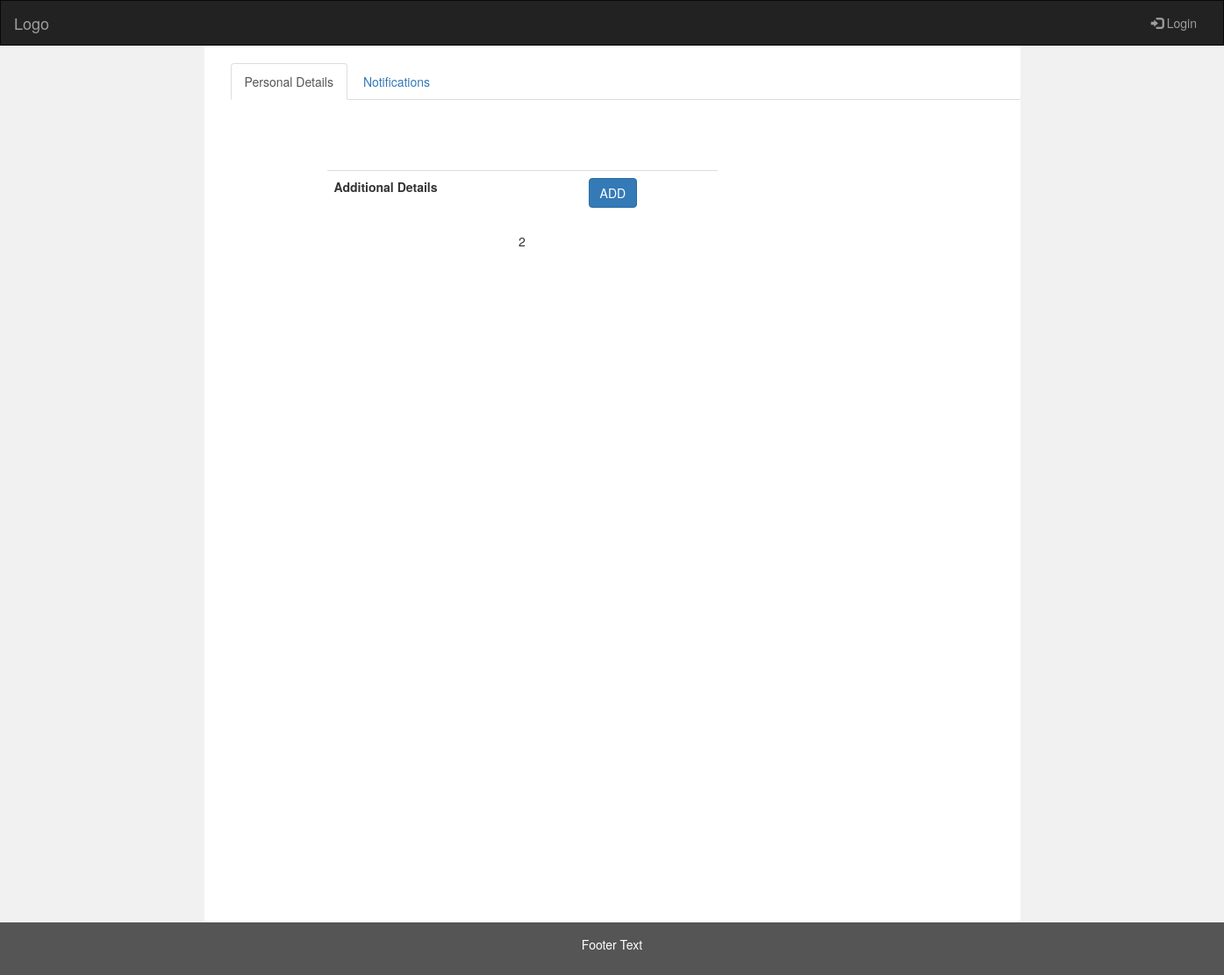
Page /success/2/ on the earlier database version.
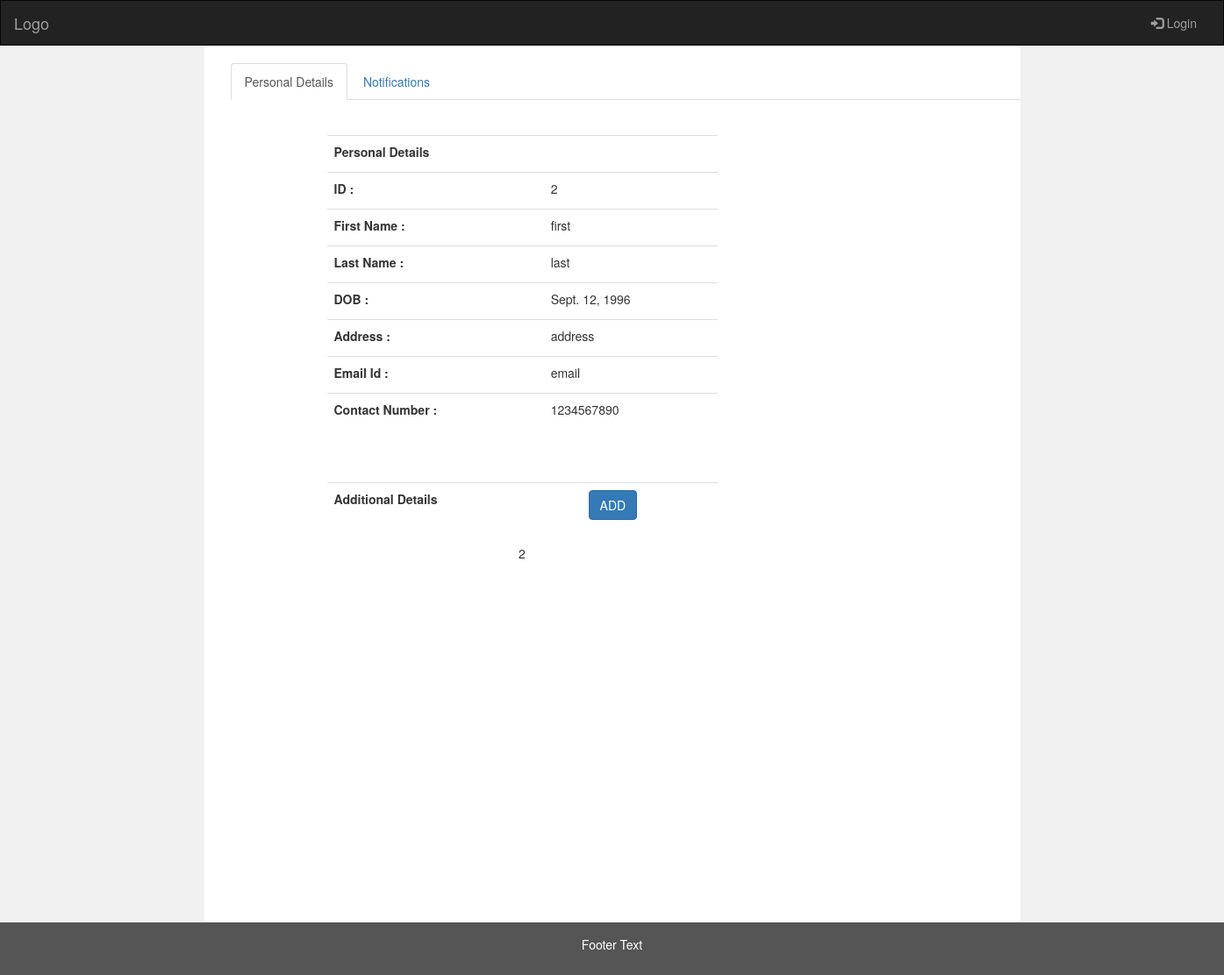
Same page on the later database version.
### student/models.py (models this page shows)
class StudentPersonalInfo(models.Model):
	student_id = models.CharField(max_length=20,unique=True)
	student_firstname = models.CharField(max_length=50)
	student_lastname = models.CharField(max_length=50)
	student_dob = models.DateField()
	student_address = models.CharField(max_length=2000)
	student_email = models.CharField(max_length=50)
	student_phoneno = models.IntegerField()

### student/views.py (the view)
# urls.py: url(r'^success/(?P<sid>\w+)/$',views.success,name='success'),
def success(request,sid):
			try:
				student_details = StudentPersonalInfo.objects.filter(student_id=sid)
				acadamic_details = StudentAcademicInfo.objects.filter(student_id=sid)
				additional_details = StudentAdditionalInfo.objects.filter(student_id=sid)
			except StudentPersonalInfo.DoesNotExist:
				raise Http404("StudentPersonalInfo does not exist")
			return render(request, 'success.html', {'student_details': student_details,'acadamic_details': acadamic_details,'additional_details': additional_details,'id':sid})

### student/templates/success.html (shortened to what this page needs)
<!DOCTYPE html>
<html lang="en">
<head>
  <link rel="stylesheet" href="https://maxcdn.bootstrapcdn.com/bootstrap/3.3.7/css/bootstrap.min.css">
</head>
<body>
<nav class="navbar navbar-inverse">
  <div class="container-fluid">
    <div class="navbar-header">
      <a class="navbar-brand" href="#">Logo</a>
    </div>
    <div class="collapse navbar-collapse" id="myNavbar">
      <ul class="nav navbar-nav navbar-right">
        <li><a href="#"><span class="glyphicon glyphicon-log-in"></span> Login</a></li>
      </ul>
    </div>
  </div>
</nav>
<div class="container-fluid text-center">
  <div class="row content">
    <div class="col-sm-2 sidenav">
    </div>
    <div class="col-sm-8 text-left">
			<div class="container">
				<ul class="nav nav-tabs">
				<li class="active"><a data-toggle="tab" href="#home">Personal Details</a></li>
				<li><a data-toggle="tab" href="#menu1">Notifications</a></li>
				</ul>
				<br>
				<div id="home" class="tab-pane fade in active" align="center">
				<div class="col-sm-1"></div>
				<div class="col-sm-5">
					<form>
					<br>
					{% for student in student_details %}
					<table class = "table">
					<tr>
					<td><label>Personal Details</label></td><td></td>
					</tr>
					<tr>
					<td><label>ID : </label></td><td>{{student.student_id}}</td>
					</tr>
					<tr>
					<td><label>First Name :</label></td><td>{{student.student_firstname}}</td>
					</tr>
					<tr>
					<td><label>Last Name :</label></td><td>{{student.student_lastname}}</td>
					</tr>
					<tr>
					<td><label>DOB :</label></td><td>{{student.student_dob}}</td>
					</tr>
					<tr>
					<td><label>Address :</label></td><td>{{student.student_address}}</td>
					</tr>
					<tr>
					<td><label>Email Id :</label></td><td>{{student.student_email}}</td>
					</tr>
					<tr>
					<td><label>Contact Number :</label></td><td>{{student.student_phoneno}}</td>
					</tr>
					</table>
					{% endfor %}
					</form>
					<form>
					<br>
					</form>
					<form>
					<br>
					<table class = "table">
					<tr>
					<td><label>Additional Details</label></td><td><a href="/additionaldetails/{{id}}/" class="btn btn-primary">ADD</a></td>
					</tr>
					</table>
					{{id}}
					</form>
				</div>
				</div>
			</div>
    </div>
    <div class="col-sm-2 sidenav">
    </div>
  </div>
</div>
<footer class="container-fluid text-center">
  <p>Footer Text</p>
</footer>
</body>
</html>

### student/templates/success.html (style rules this page uses)
.navbar { margin-bottom: 0; border-radius: 0; }
.row.content { height: 1000px }
.sidenav { padding-top: 20px; background-color: #f1f1f1; height: 100%; }
footer { background-color: #555; color: white; padding: 15px; }

Differences in the rows shown:
added StudentPersonalInfo: student_id "2", student_firstname "first", student_lastname "last", student_dob "Sept. 12, 1996", student_address "address", student_email "email", student_phoneno "1234567890"
